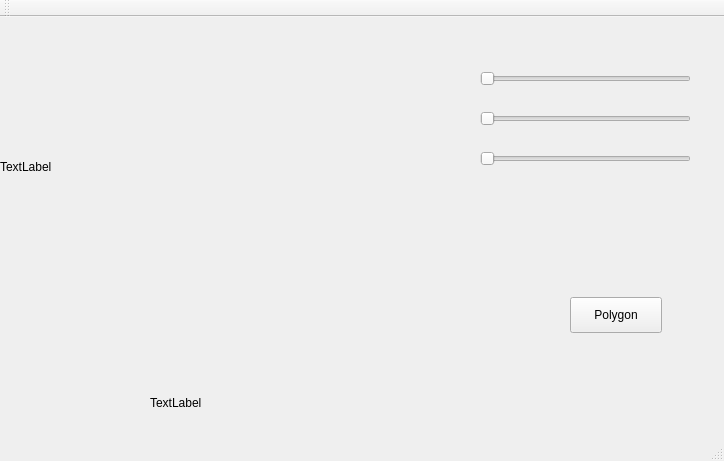
<?xml version="1.0" encoding="UTF-8"?>
<ui version="4.0">
 <class>MainWindow</class>
 <widget class="QMainWindow" name="MainWindow">
  <property name="geometry">
   <rect>
    <x>0</x>
    <y>0</y>
    <width>724</width>
    <height>461</height>
   </rect>
  </property>
  <property name="windowTitle">
   <string>MainWindow</string>
  </property>
  <widget class="QWidget" name="centralWidget">
   <widget class="QPushButton" name="pushButton">
    <property name="geometry">
     <rect>
      <x>570</x>
      <y>280</y>
      <width>92</width>
      <height>36</height>
     </rect>
    </property>
    <property name="text">
     <string>Polygon</string>
    </property>
   </widget>
   <widget class="QLabel" name="label">
    <property name="geometry">
     <rect>
      <x>0</x>
      <y>0</y>
      <width>300</width>
      <height>300</height>
     </rect>
    </property>
    <property name="text">
     <string>TextLabel</string>
    </property>
   </widget>
   <widget class="QSlider" name="horizontalSlider">
    <property name="geometry">
     <rect>
      <x>480</x>
      <y>50</y>
      <width>211</width>
      <height>24</height>
     </rect>
    </property>
    <property name="orientation">
     <enum>Qt::Horizontal</enum>
    </property>
   </widget>
   <widget class="QSlider" name="horizontalSlider_2">
    <property name="geometry">
     <rect>
      <x>480</x>
      <y>90</y>
      <width>211</width>
      <height>24</height>
     </rect>
    </property>
    <property name="orientation">
     <enum>Qt::Horizontal</enum>
    </property>
   </widget>
   <widget class="QSlider" name="horizontalSlider_3">
    <property name="geometry">
     <rect>
      <x>480</x>
      <y>130</y>
      <width>211</width>
      <height>24</height>
     </rect>
    </property>
    <property name="orientation">
     <enum>Qt::Horizontal</enum>
    </property>
   </widget>
   <widget class="QLabel" name="label_2">
    <property name="geometry">
     <rect>
      <x>150</x>
      <y>360</y>
      <width>121</width>
      <height>51</height>
     </rect>
    </property>
    <property name="text">
     <string>TextLabel</string>
    </property>
   </widget>
  </widget>
  <widget class="QMenuBar" name="menuBar">
   <property name="geometry">
    <rect>
     <x>0</x>
     <y>0</y>
     <width>724</width>
     <height>28</height>
    </rect>
   </property>
  </widget>
  <widget class="QToolBar" name="mainToolBar">
   <attribute name="toolBarArea">
    <enum>TopToolBarArea</enum>
   </attribute>
   <attribute name="toolBarBreak">
    <bool>false</bool>
   </attribute>
  </widget>
  <widget class="QStatusBar" name="statusBar"/>
 </widget>
 <layoutdefault spacing="6" margin="11"/>
 <resources/>
 <connections/>
</ui>
